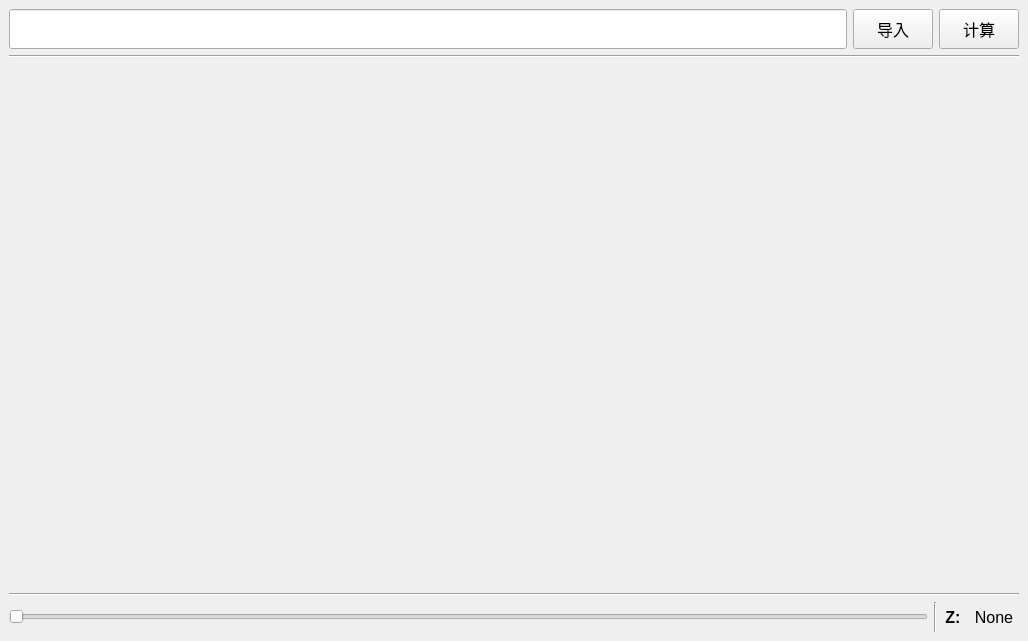
<?xml version="1.0" encoding="UTF-8"?>
<ui version="4.0">
 <class>MainWindow</class>
 <widget class="QMainWindow" name="MainWindow">
  <property name="geometry">
   <rect>
    <x>0</x>
    <y>0</y>
    <width>1028</width>
    <height>641</height>
   </rect>
  </property>
  <property name="windowTitle">
   <string>加载信息</string>
  </property>
  <widget class="QWidget" name="centralwidget">
   <layout class="QVBoxLayout" name="verticalLayout">
    <item>
     <layout class="QHBoxLayout" name="horizontalLayout_3">
      <item>
       <widget class="QLineEdit" name="lineEdit">
        <property name="minimumSize">
         <size>
          <width>0</width>
          <height>40</height>
         </size>
        </property>
        <property name="font">
         <font>
          <family>微软雅黑</family>
          <pointsize>12</pointsize>
         </font>
        </property>
       </widget>
      </item>
      <item>
       <widget class="QPushButton" name="pushButton">
        <property name="minimumSize">
         <size>
          <width>0</width>
          <height>40</height>
         </size>
        </property>
        <property name="font">
         <font>
          <family>微软雅黑</family>
          <pointsize>12</pointsize>
         </font>
        </property>
        <property name="text">
         <string>导入</string>
        </property>
       </widget>
      </item>
      <item>
       <widget class="QPushButton" name="pushButton_2">
        <property name="minimumSize">
         <size>
          <width>0</width>
          <height>40</height>
         </size>
        </property>
        <property name="font">
         <font>
          <family>微软雅黑</family>
          <pointsize>12</pointsize>
         </font>
        </property>
        <property name="text">
         <string>计算</string>
        </property>
       </widget>
      </item>
     </layout>
    </item>
    <item>
     <widget class="Line" name="line_7">
      <property name="orientation">
       <enum>Qt::Horizontal</enum>
      </property>
     </widget>
    </item>
    <item>
     <layout class="QHBoxLayout" name="horizontalLayout_2">
      <item>
       <widget class="QWidget" name="widget" native="true">
        <property name="sizePolicy">
         <sizepolicy hsizetype="Preferred" vsizetype="Expanding">
          <horstretch>0</horstretch>
          <verstretch>0</verstretch>
         </sizepolicy>
        </property>
       </widget>
      </item>
      <item>
       <widget class="QWidget" name="widget_2" native="true">
        <property name="sizePolicy">
         <sizepolicy hsizetype="Preferred" vsizetype="Expanding">
          <horstretch>0</horstretch>
          <verstretch>0</verstretch>
         </sizepolicy>
        </property>
       </widget>
      </item>
     </layout>
    </item>
    <item>
     <widget class="Line" name="line_6">
      <property name="orientation">
       <enum>Qt::Horizontal</enum>
      </property>
     </widget>
    </item>
    <item>
     <layout class="QHBoxLayout" name="horizontalLayout">
      <item>
       <widget class="QSlider" name="horizontalSlider">
        <property name="orientation">
         <enum>Qt::Horizontal</enum>
        </property>
       </widget>
      </item>
      <item>
       <widget class="Line" name="line">
        <property name="orientation">
         <enum>Qt::Vertical</enum>
        </property>
       </widget>
      </item>
      <item>
       <widget class="QLabel" name="label">
        <property name="minimumSize">
         <size>
          <width>20</width>
          <height>30</height>
         </size>
        </property>
        <property name="font">
         <font>
          <family>Arial</family>
          <pointsize>12</pointsize>
          <weight>75</weight>
          <bold>true</bold>
         </font>
        </property>
        <property name="text">
         <string>Z:</string>
        </property>
        <property name="alignment">
         <set>Qt::AlignCenter</set>
        </property>
       </widget>
      </item>
      <item>
       <widget class="QLabel" name="label_2">
        <property name="minimumSize">
         <size>
          <width>50</width>
          <height>30</height>
         </size>
        </property>
        <property name="font">
         <font>
          <family>Arial</family>
          <pointsize>12</pointsize>
          <weight>50</weight>
          <bold>false</bold>
         </font>
        </property>
        <property name="text">
         <string>None</string>
        </property>
        <property name="alignment">
         <set>Qt::AlignCenter</set>
        </property>
       </widget>
      </item>
     </layout>
    </item>
   </layout>
  </widget>
 </widget>
 <resources/>
 <connections/>
</ui>
